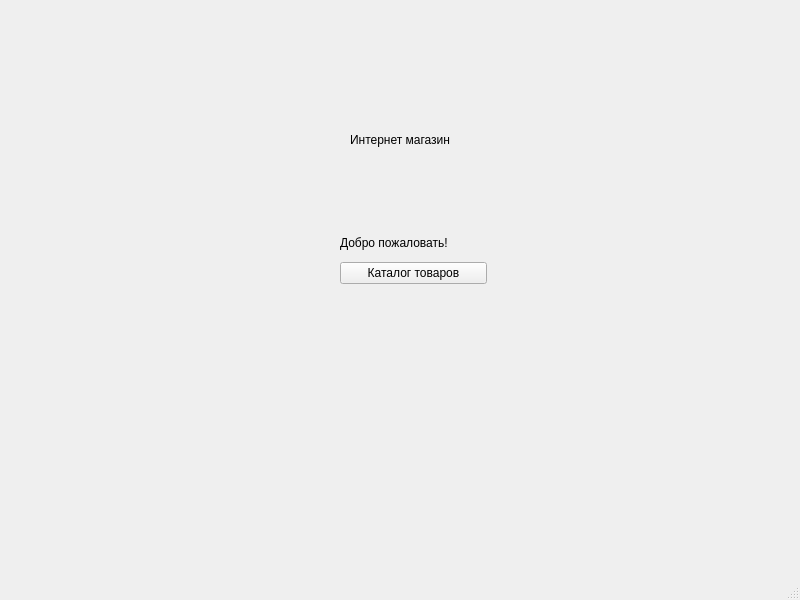
<?xml version="1.0" encoding="UTF-8"?>
<ui version="4.0">
 <class>MainWindow</class>
 <widget class="QMainWindow" name="MainWindow">
  <property name="geometry">
   <rect>
    <x>0</x>
    <y>0</y>
    <width>800</width>
    <height>600</height>
   </rect>
  </property>
  <property name="windowTitle">
   <string>MainWindow</string>
  </property>
  <widget class="QWidget" name="centralwidget">
   <widget class="QLabel" name="label">
    <property name="geometry">
     <rect>
      <x>350</x>
      <y>130</y>
      <width>141</width>
      <height>19</height>
     </rect>
    </property>
    <property name="cursor">
     <cursorShape>ArrowCursor</cursorShape>
    </property>
    <property name="contextMenuPolicy">
     <enum>Qt::ContextMenuPolicy::NoContextMenu</enum>
    </property>
    <property name="layoutDirection">
     <enum>Qt::LayoutDirection::LeftToRight</enum>
    </property>
    <property name="frameShape">
     <enum>QFrame::Shape::NoFrame</enum>
    </property>
    <property name="text">
     <string>Интернет магазин</string>
    </property>
    <property name="textFormat">
     <enum>Qt::TextFormat::AutoText</enum>
    </property>
   </widget>
   <widget class="QWidget" name="">
    <property name="geometry">
     <rect>
      <x>340</x>
      <y>230</y>
      <width>147</width>
      <height>54</height>
     </rect>
    </property>
    <layout class="QVBoxLayout" name="verticalLayout">
     <item>
      <widget class="QLabel" name="label_2">
       <property name="layoutDirection">
        <enum>Qt::LayoutDirection::LeftToRight</enum>
       </property>
       <property name="text">
        <string>Добро пожаловать!</string>
       </property>
      </widget>
     </item>
     <item>
      <widget class="QPushButton" name="pushButton">
       <property name="text">
        <string>Каталог товаров</string>
       </property>
      </widget>
     </item>
    </layout>
   </widget>
  </widget>
  <widget class="QMenuBar" name="menubar">
   <property name="geometry">
    <rect>
     <x>0</x>
     <y>0</y>
     <width>800</width>
     <height>24</height>
    </rect>
   </property>
  </widget>
  <widget class="QStatusBar" name="statusbar"/>
 </widget>
 <resources/>
 <connections/>
</ui>
